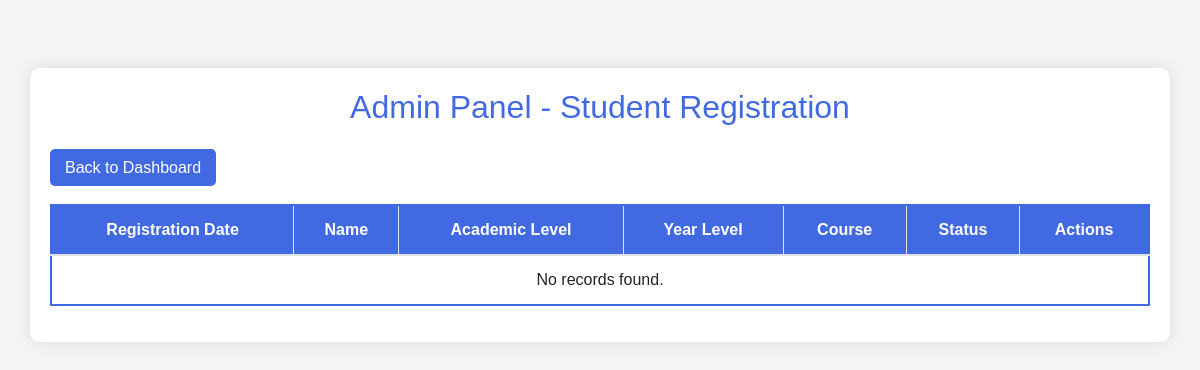
Page /admin_panel.php on the earlier database version.
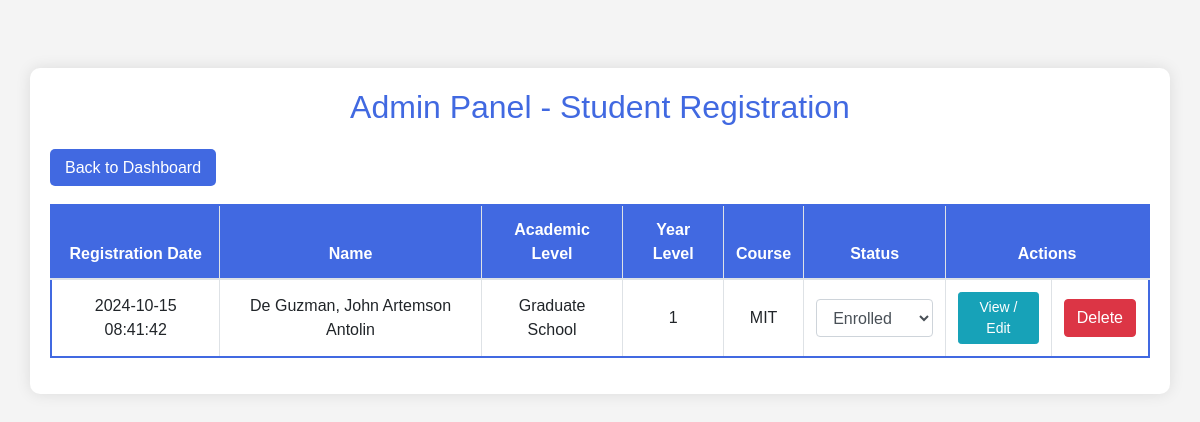
Same page on the later database version.
### tables this page shows
CREATE TABLE `educational_information` (
  `education_info_id` int(11) NOT NULL AUTO_INCREMENT,
  `student_id` int(11) DEFAULT NULL,
  `academic_level` enum('Basic Education','Tertiary','Graduate School') DEFAULT NULL,
  `year_level` int(11) DEFAULT NULL,
  `period` varchar(20) DEFAULT NULL,
  `academic_year` varchar(20) DEFAULT NULL,
  `course` varchar(100) DEFAULT NULL,
  PRIMARY KEY (`education_info_id`)
);

CREATE TABLE `students` (
  `student_id` int(11) NOT NULL AUTO_INCREMENT,
  `status` enum('Registered','Admitted','Assessed','Enrolled') DEFAULT 'Registered',
  `created_at` timestamp NOT NULL DEFAULT current_timestamp(),
  `updated_at` timestamp NOT NULL DEFAULT current_timestamp() ON UPDATE current_timestamp(),
  PRIMARY KEY (`student_id`)
);

### admin_panel.php (the view, shortened to what this page needs)
<?php
    include 'db_conn.php';
    $sql = "SELECT
                students.created_at AS registration_date,
                CONCAT(personal_information.last_name, ', ', personal_information.first_name, ' ', personal_information.middle_name) AS name,
                educational_information.academic_level,
                educational_information.year_level,
                educational_information.course,
                students.status,
                students.student_id
            FROM students
            LEFT JOIN personal_information ON students.student_id = personal_information.student_id
            LEFT JOIN educational_information ON students.student_id = educational_information.student_id
            ORDER BY students.created_at DESC";
    $result = mysqli_query($conn, $sql);
?>
<!DOCTYPE html>
<html lang="en">
<head>
    <link rel="stylesheet" href="https://stackpath.bootstrapcdn.com/bootstrap/4.3.1/css/bootstrap.min.css">
</head>
<body>
    <div class="container mt-5">
        <h2>Admin Panel - Student Registration</h2>
        <a href="index.php" class="btn-back">Back to Dashboard</a>
        <br><br>
        <table class="table table-bordered table-hover">
            <thead>
                <tr>
                    <th>Registration Date</th>
                    <th>Name</th>
                    <th>Academic Level</th>
                    <th>Year Level</th>
                    <th>Course</th>
                    <th>Status</th>
                    <th colspan="2">Actions</th>
                </tr>
            </thead>
            <tbody>
                <?php
                if (mysqli_num_rows($result) > 0) {
                    while ($row = mysqli_fetch_assoc($result)) {
                        ?>
                        <tr>
                            <td><?php echo $row['registration_date']; ?></td>
                            <td><?php echo $row['name']; ?></td>
                            <td><?php echo $row['academic_level']; ?></td>
                            <td><?php echo $row['year_level']; ?></td>
                            <td><?php echo $row['course']; ?></td>
                            <td>
                                <form action="update_status.php" method="POST">
                                    <select name="status" onchange="this.form.submit()" class="form-control">
                                        <option value="Enrolled" <?php echo ($row['status'] == 'Enrolled') ? 'selected' : ''; ?>>Enrolled</option>
                                    </select>
                                </form>
                            </td>
                            <td>
                                <a href="view_edit.php?student_id=<?php echo $row['student_id']; ?>" class="btn btn-info btn-sm">View / Edit</a>
                            </td>
                            <td>
                                <a href="delete.php?student_id=<?= $row['student_id']; ?>" class="btn btn-danger"
                                    onclick="return confirm('Are you sure you want to delete this student?');">
                                    Delete
                                </a>
                            </td>
                        </tr>
                        <?php
                    }
                } else {
                    echo "<tr><td colspan='7'>No records found.</td></tr>";
                }
                ?>
            </tbody>
        </table>
    </div>
</body>
</html>

### admin_panel.php (style rules this page uses)
body { font-family: Arial, sans-serif; background-color: #f4f4f4; padding: 20px; }
.container { margin: auto; background-color: white; padding: 20px; border-radius: 10px; box-shadow: 0px 0px 15px rgba(0, 0, 0, 0.1); }
h2 { text-align: center; margin-bottom: 30px; color: #4169e1; }
.table th, .table td { text-align: center; vertical-align: middle; }
.table th { background-color: #4169e1; color: white; }
.table-bordered { border: 2px solid #4169e1; }
.btn-back { background-color: #4169e1; color: white; border: none; border-radius: 5px; padding: 10px 15px; text-decoration: none; margin-bottom: 20px; transition: background-color 0.3s, color 0.3s, border 0.3s; }

Differences in the rows shown:
added educational_information: student.created_at "2024-10-15 08:41:42", name "De Guzman, John Artemson Antolin", academic_level "Graduate School", year_level "1", course "MIT", status "Enrolled"
Other differences:
text no longer shown: "No records found."
